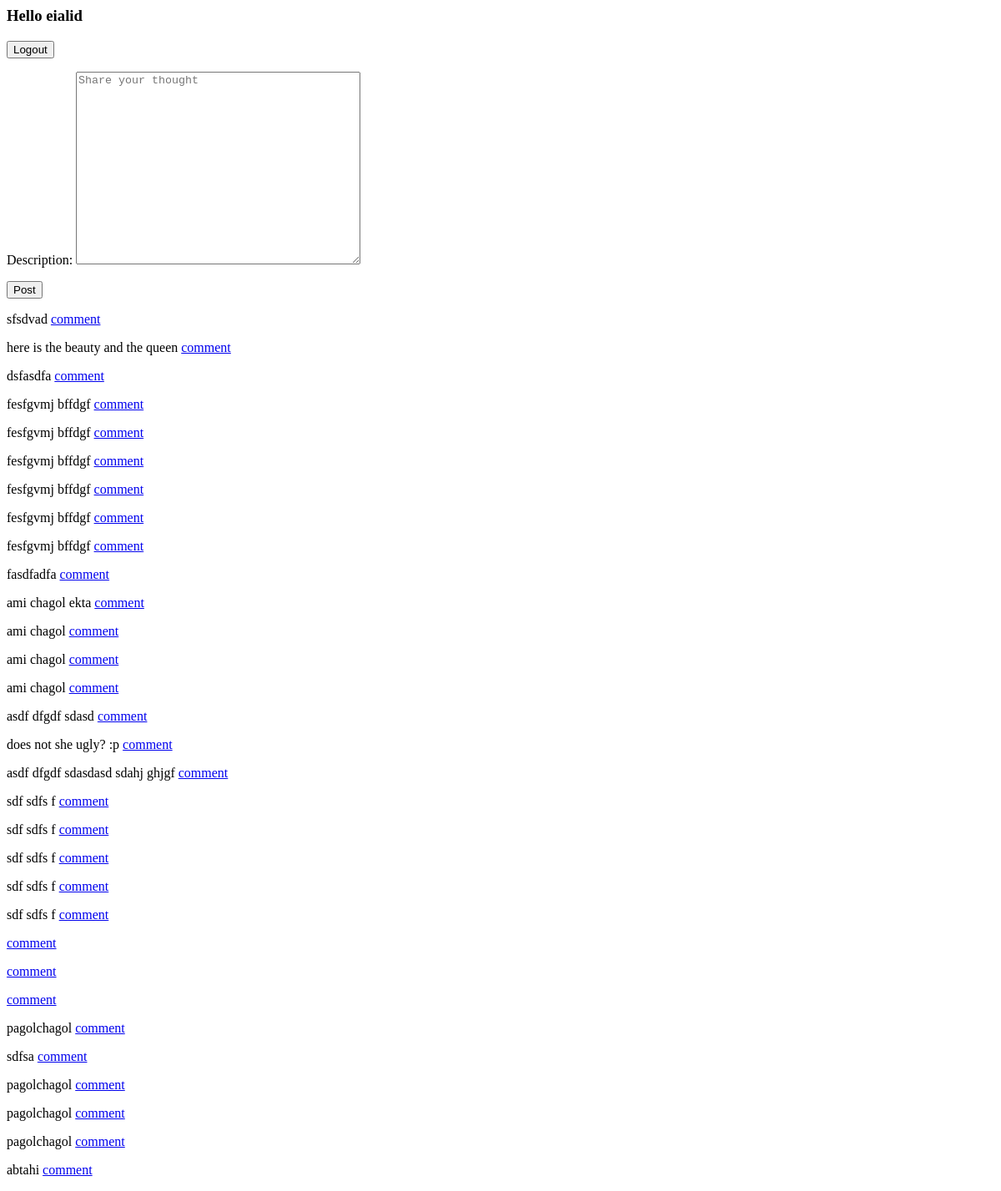
Before: /home/ (signed in) with the older database file.
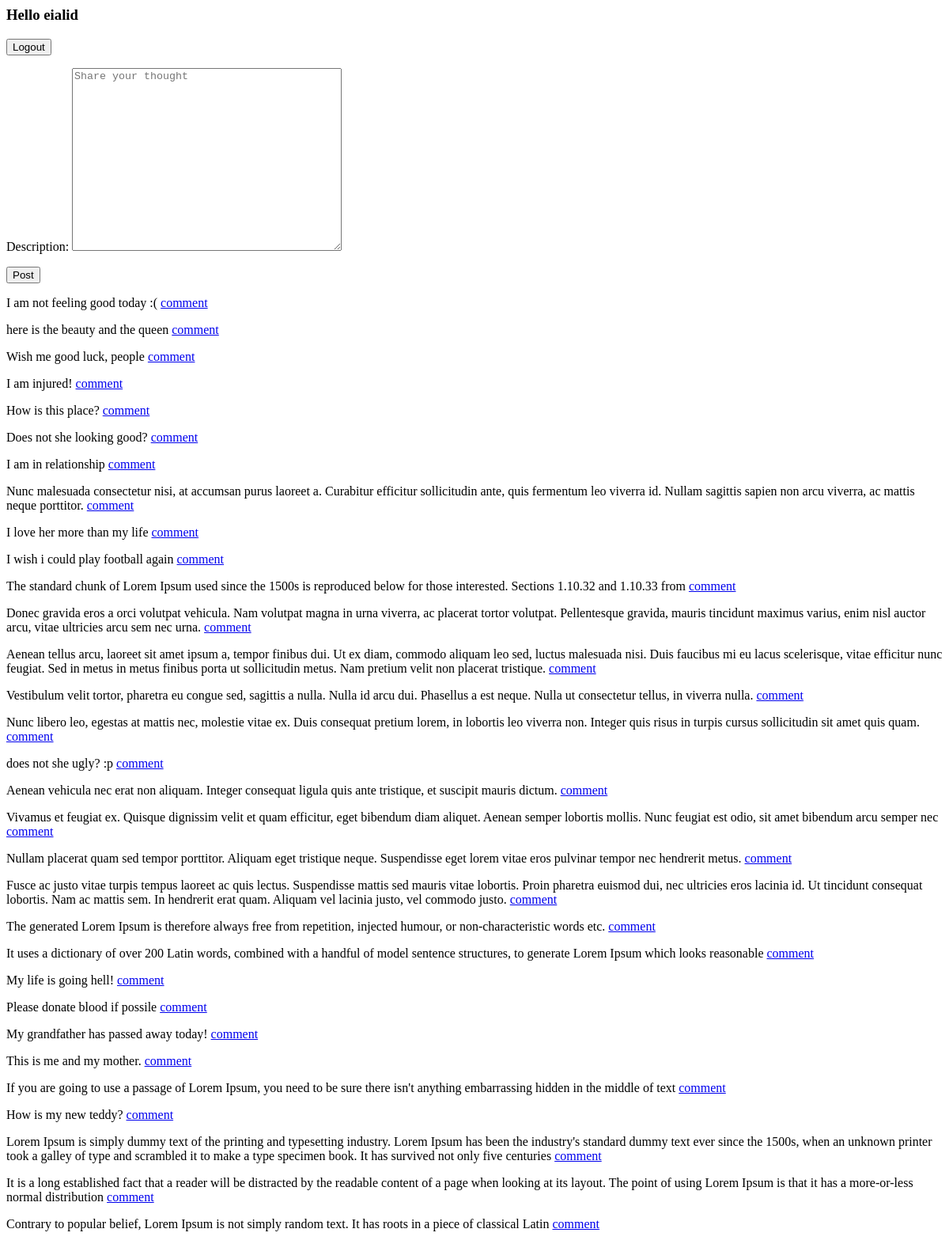
After: the same page with the newer database file.
### socialsite/models.py (models this page shows)
class Post(models.Model):
	description=models.TextField(null=True)
	user=models.ForeignKey(User,on_delete=models.CASCADE,null=True)

### socialsite/views.py (the view)
# urls.py: path('home/', views.create_post, name="post"),
@login_required(login_url='/accounts/login/')
def create_post(request):
	product_instance=create_posts(request.POST or None)  #forms.py file er create_product class tar ekta instance create korchi
	if product_instance.is_valid(): # checking if user entered data are valid or not
		product_instance.save() #creating objects in database
		product_instance=create_posts()
	queryset=Post.objects.all()
	forms={
		'product_form':product_instance,
		'product':queryset
	}
	return render(request, 'socialsite/home.html', forms)

### socialsite/forms.py
class create_posts(forms.ModelForm):
	description=forms.CharField(required=False, widget=forms.Textarea(
									attrs={
											'class':'Eialids class',
											'rows': 15, #description er box size ta boro choto korar jnne rows and column guli use hoy.
											'cols':40,
											'placeholder':'Share your thought'
										}
									)
	)
	class Meta:
		model = Post
		fields = [
			'description'
		]

### socialsite/templates/socialsite/home.html
{% if user.is_authenticated %}
	<h3>Hello {{ user.username }} </h3>
	<form action="../accounts/logout/" method="POST"> {% csrf_token %}
		<button type="submit">Logout</button>
	</form>
{% endif %}
<form method="POST"> {% csrf_token %}
	{{ product_form.as_p }}
	<input type="submit" value="Post" />
</form>
{% for instance in product %}
	<p> {{ instance.description }} <a href="comment"> comment </a></p>
{% endfor %}

Changed rows visible on the page:
changed Post: description "sfsdvad" → "I am not feeling good today :("
changed Post: description "dsfasdfa" → "Wish me good luck, people"
changed Post: description "fesfgvmj bffdgf" → "I am injured!"
changed Post: description "fesfgvmj bffdgf" → "How is this place?"
changed Post: description "fesfgvmj bffdgf" → "Does not she looking good?"
changed Post: description "fesfgvmj bffdgf" → "I am in relationship"
changed Post: description "fesfgvmj bffdgf" → "Nunc malesuada consectetur nisi, at accumsan purus laoreet a. Curabitur efficitur sollicitudin ante, quis fermentum leo viverra id. Nullam sagittis sapien non arcu viverra, ac mattis neque porttitor."
changed Post: description "fesfgvmj bffdgf" → "I love her more than my life"
changed Post: description "fasdfadfa" → "I wish i could play football again"
changed Post: description "ami chagol ekta" → "The standard chunk of Lorem Ipsum used since the 1500s is reproduced below for those interested. Sections 1.10.32 and 1.10.33 from"
changed Post: description "ami chagol" → "Donec gravida eros a orci volutpat vehicula. Nam volutpat magna in urna viverra, ac placerat tortor volutpat. Pellentesque gravida, mauris tincidunt maximus varius, enim nisl auctor arcu, vitae ultricies arcu sem nec urna."
changed Post: description "ami chagol" → "Aenean tellus arcu, laoreet sit amet ipsum a, tempor finibus dui. Ut ex diam, commodo aliquam leo sed, luctus malesuada nisi. Duis faucibus mi eu lacus scelerisque, vitae efficitur nunc feugiat. Sed in metus in metus finibus porta ut sollicitudin metus. Nam pretium velit non placerat tristique."
changed Post: description "ami chagol" → "Vestibulum velit tortor, pharetra eu congue sed, sagittis a nulla. Nulla id arcu dui. Phasellus a est neque. Nulla ut consectetur tellus, in viverra nulla."
changed Post: description "asdf dfgdf sdasd" → "Nunc libero leo, egestas at mattis nec, molestie vitae ex. Duis consequat pretium lorem, in lobortis leo viverra non. Integer quis risus in turpis cursus sollicitudin sit amet quis quam."
changed Post: description "asdf dfgdf sdasdasd sdahj ghjgf" → "Aenean vehicula nec erat non aliquam. Integer consequat ligula quis ante tristique, et suscipit mauris dictum."
changed Post: description "sdf sdfs f" → "Vivamus et feugiat ex. Quisque dignissim velit et quam efficitur, eget bibendum diam aliquet. Aenean semper lobortis mollis. Nunc feugiat est odio, sit amet bibendum arcu semper nec"
changed Post: description "sdf sdfs f" → "Nullam placerat quam sed tempor porttitor. Aliquam eget tristique neque. Suspendisse eget lorem vitae eros pulvinar tempor nec hendrerit metus."
changed Post: description "sdf sdfs f" → "Fusce ac justo vitae turpis tempus laoreet ac quis lectus. Suspendisse mattis sed mauris vitae lobortis. Proin pharetra euismod dui, nec ultricies eros lacinia id. Ut tincidunt consequat lobortis. Nam ac mattis sem. In hendrerit erat quam. Aliquam vel lacinia justo, vel commodo justo."
changed Post: description "sdf sdfs f" → "The generated Lorem Ipsum is therefore always free from repetition, injected humour, or non-characteristic words etc."
changed Post: description "sdf sdfs f" → "It uses a dictionary of over 200 Latin words, combined with a handful of model sentence structures, to generate Lorem Ipsum which looks reasonable"
changed Post: description (not shown) → "My life is going hell!"
changed Post: description (not shown) → "Please donate blood if possile"
changed Post: description (not shown) → "My grandfather has passed away today!"
changed Post: description "pagolchagol" → "This is me and my mother."
changed Post: description "sdfsa" → "If you are going to use a passage of Lorem Ipsum, you need to be sure there isn't anything embarrassing hidden in the middle of text"
changed Post: description "pagolchagol" → "How is my new teddy?"
changed Post: description "pagolchagol" → "Lorem Ipsum is simply dummy text of the printing and typesetting industry. Lorem Ipsum has been the industry's standard dummy text ever since the 1500s, when an unknown printer took a galley of type and scrambled it to make a type specimen book. It has survived not only five centuries"
changed Post: description "pagolchagol" → "It is a long established fact that a reader will be distracted by the readable content of a page when looking at its layout. The point of using Lorem Ipsum is that it has a more-or-less normal distribution"
changed Post: description "abtahi" → "Contrary to popular belief, Lorem Ipsum is not simply random text. It has roots in a piece of classical Latin"
